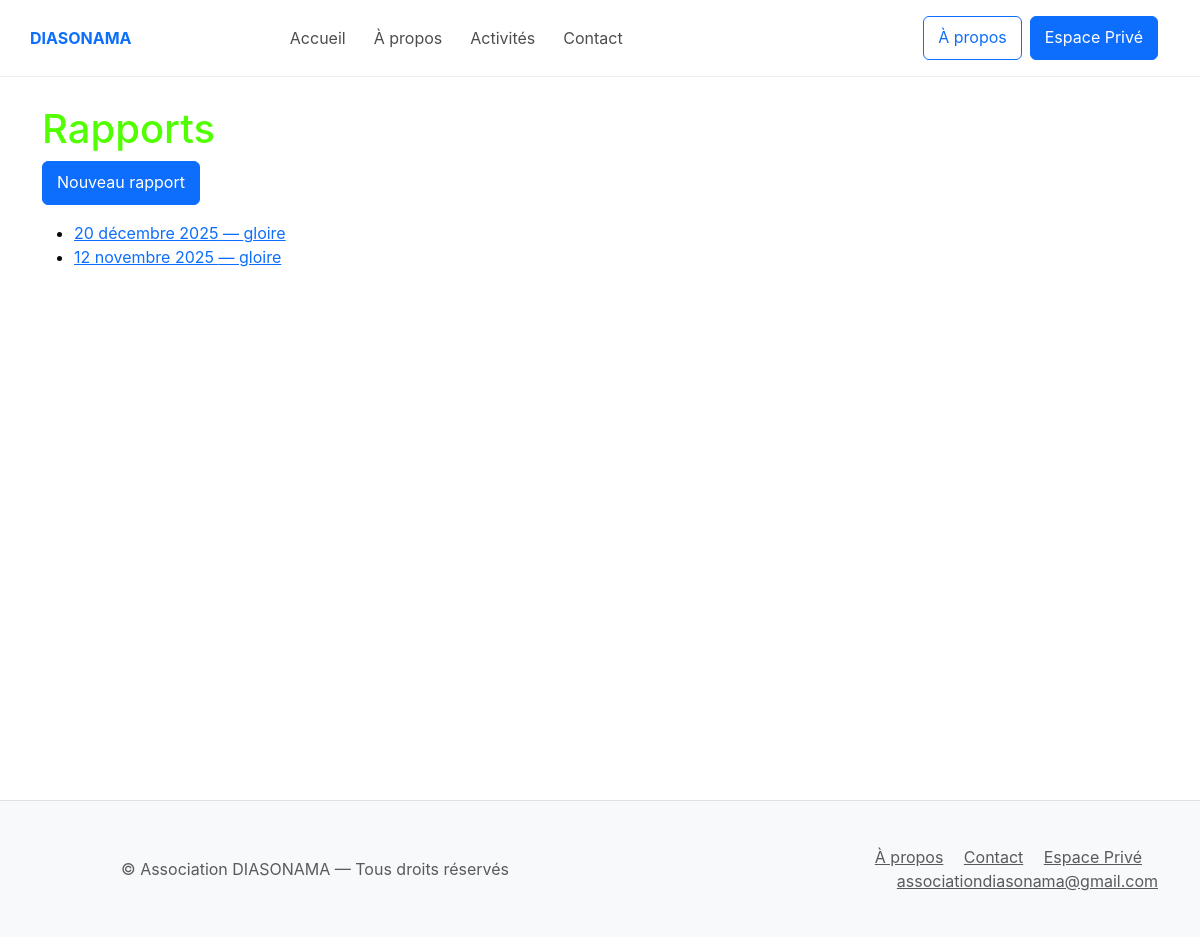
The page /reports/ on the database as committed earlier.
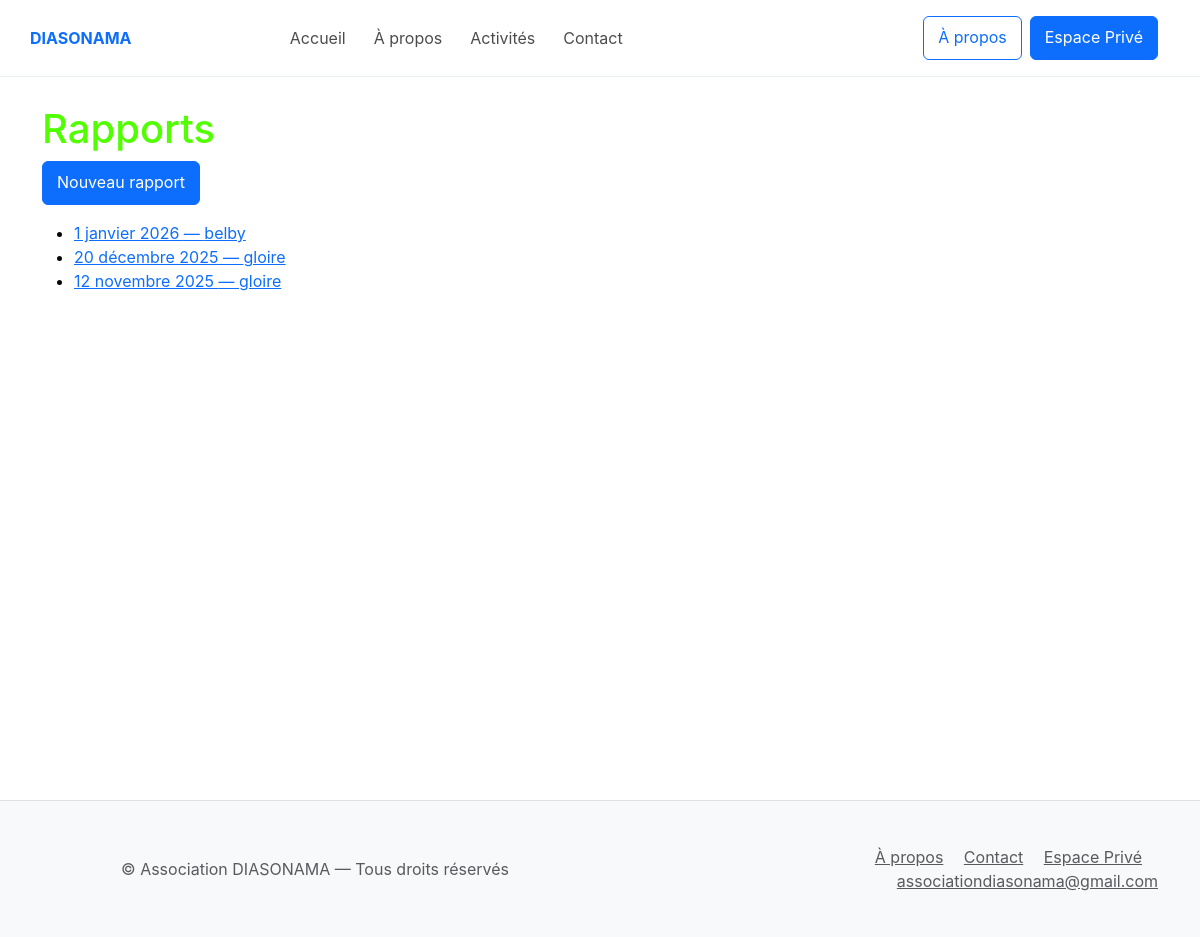
The same page on the database as committed later.
### reports/models.py (models this page shows, shortened)
class Report(models.Model):
    STATUS_CHOICES = [
        ('draft', 'Brouillon'),
        ('submitted', 'Soumis'),
        ('validated', 'Validé'),
    ]
    author = models.ForeignKey(settings.AUTH_USER_MODEL, on_delete=models.CASCADE, related_name='reports')
    supervisor = models.ForeignKey(settings.AUTH_USER_MODEL, on_delete=models.SET_NULL, null=True, blank=True, related_name='supervised_reports')
    date = models.DateField()
    activity = models.ForeignKey('activities.Activity', on_delete=models.SET_NULL, null=True, blank=True)
    text = models.TextField(blank=True)
    status = models.CharField(max_length=20, choices=STATUS_CHOICES, default='draft')
    created_at = models.DateTimeField(auto_now_add=True)
    class Meta:
        ordering = ('-date',)

### reports/views.py (the view)
# urls.py: path('', views.ReportListView.as_view(), name='reports_list'),
class ReportListView(ListView):
    model = Report
    template_name = 'reports/list.html'
    context_object_name = 'reports'
    paginate_by = 20

### templates/reports/list.html (shortened to what this page needs)
{% extends 'base.html' %}
{% block content %}
<div class="container">
  <h1>Rapports</h1>
  <p><a class="btn btn-primary" href="{% url 'reports_create' %}">Nouveau rapport</a></p>
  {% if reports %}
    <ul>
      {% for r in reports %}
        <li>
          <a href="{% url 'reports_detail' r.pk %}">{{ r.date }} — {{ r.author.get_full_name|default:r.author.username }}</a>
        </li>
      {% endfor %}
    </ul>
  {% else %}
    <p>Aucun rapport trouvé.</p>
  {% endif %}
</div>
{% endblock %}

Rows that differ between the two databases and show on the page:
added Report: date "1 janvier 2026", author.get_full_name "belby"
